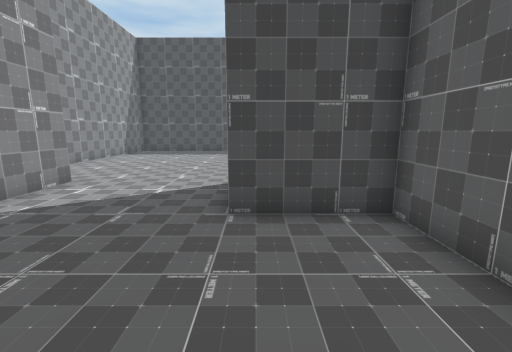
View 1 (above)

18 first-person views from a walk through a scene from a Unity 3-D project. The camera is 1.5 m above the floor, tilts 10° down and sees 90° across. The floor is counted in squares, 1 m on a side. Each view is taken from the middle of a square. On the plan, view 1 faces up. The plan holds only what a view shows up to about 13 squares ahead; the rest is blank. The place goes on beyond the plan. The player is left out. Some surface patterns are stand-ins.

View 2
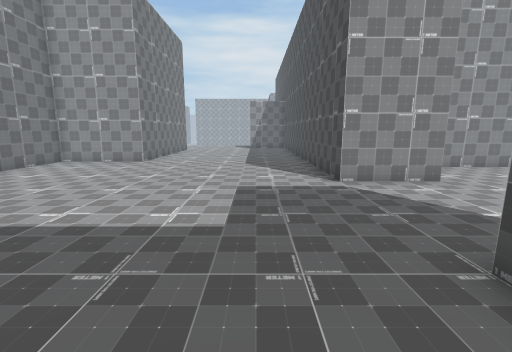

View 3
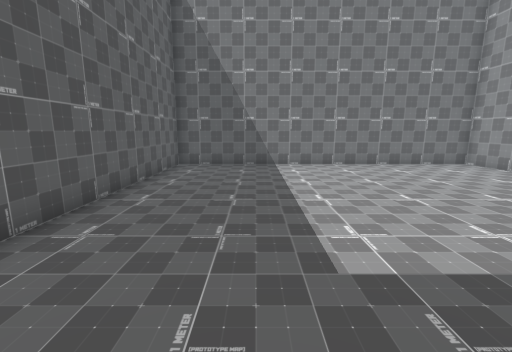

View 4
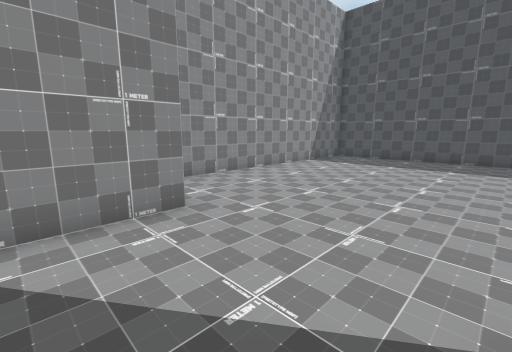

View 5
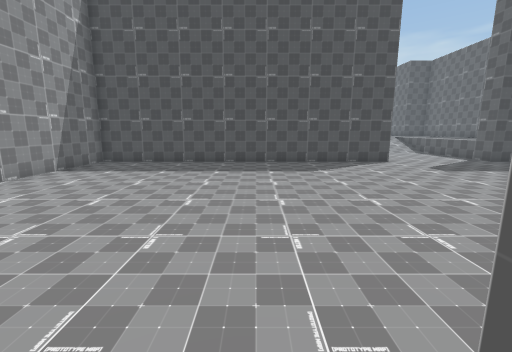

View 6
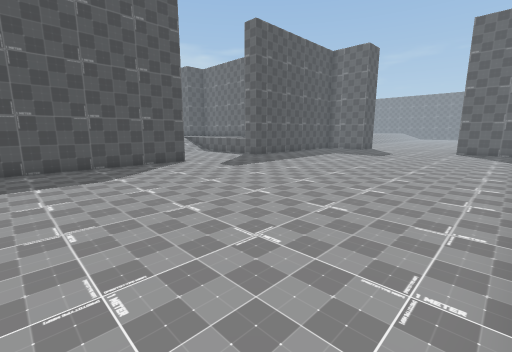

View 7
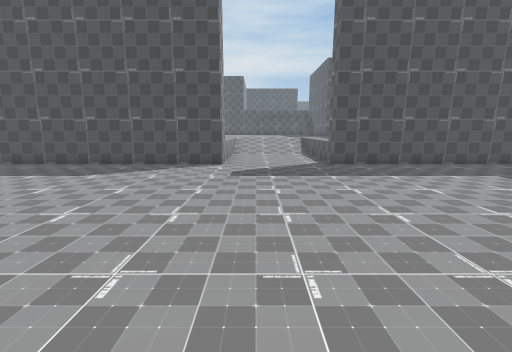

View 8
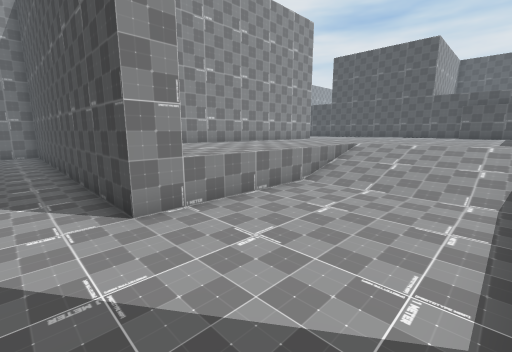

View 9
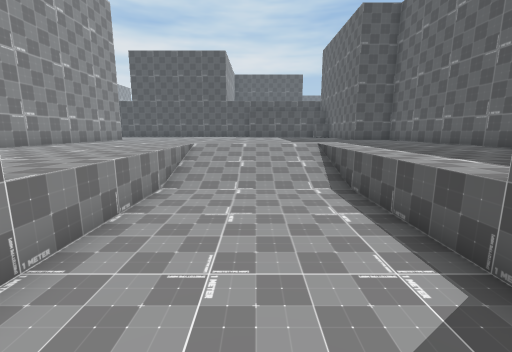

View 10
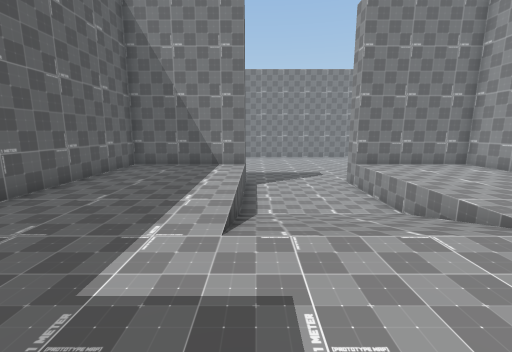

View 11
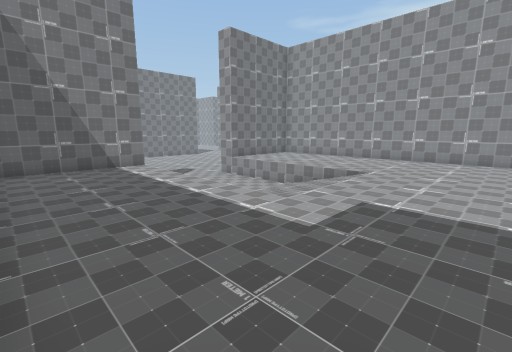

View 12
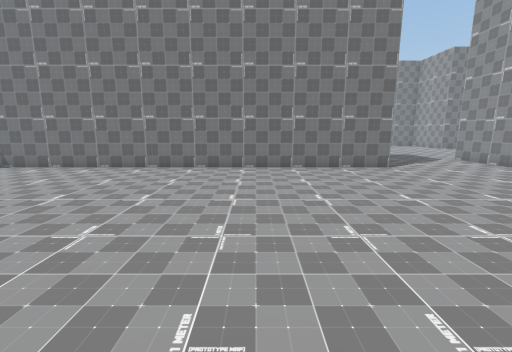

View 13
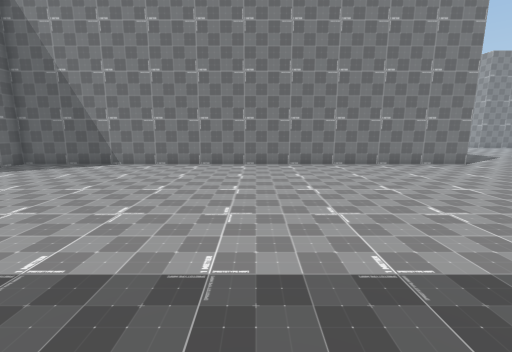

View 14
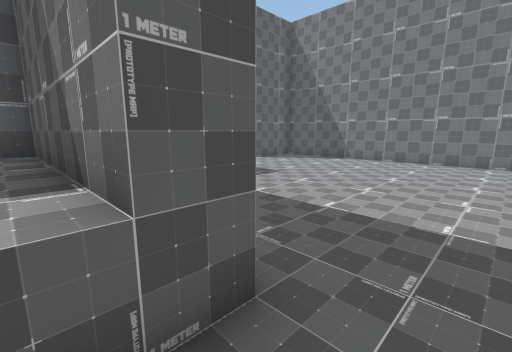

View 15
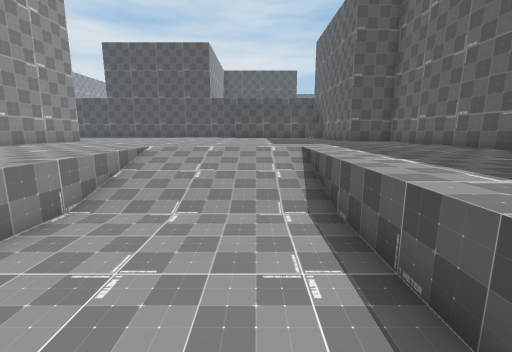

View 16
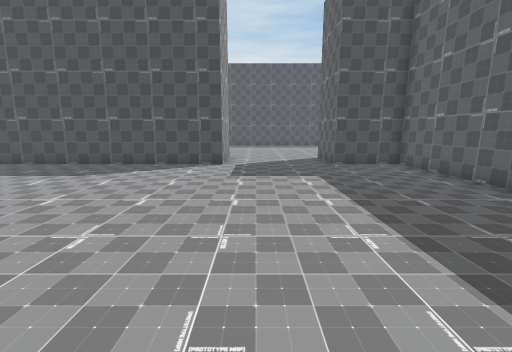

View 17
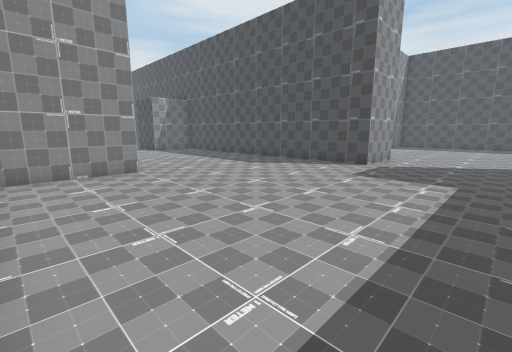

View 18
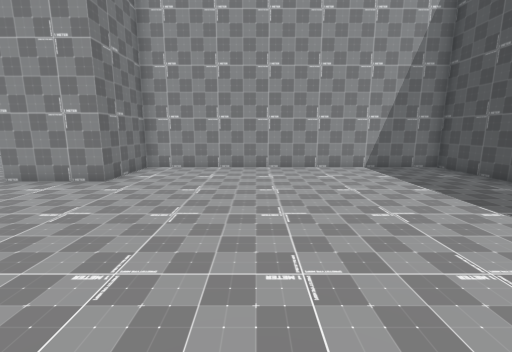

### Floor plan
Key: @ floor where view 1 was taken; # wall or solid block; . main floor; : floor 1 m higher than the main floor; / step, stairs or slope.
Columns run from 11 left of view 1 to 16 right of it. Each row starts with its distance up from view 1.
 32            #::::::::::::: :#
 31            #:::::::::::::::#
 30            #:::::::::::::::#
 29            #:::::::::::::::#
 28            #::::://///:::::#
 27            #::::://///:::::#
 26            #::::://///:::::#
 25            #::::://///:::::#
 24            #:::::.....:::::#
 23            #:::::.....:::::#
 22            #:::::.....:::::#
 21            #:::::.....:::::#
 20   ###############.....######
 19   #.........................
 18   #.........................
 17   #.........................
 16   #........................
 15   #........................
 14   #.........................
 13   #.........................
 12   #.........................
 11   #.........................
 10   #.........................
  9   #.........................
  8   #.........................
  7   ####.....#################
  6      #.....#
  5 ######.....####
  4 ..............#
  3 ..............#
  2 ..............#
  1 ..............#
  0 ...........@..#
 -1 ..............#
 -2 ..............#
 -3 ..............#
 -4 #.............#
 -5 #.............#
 -6 #.............#
 -7 #.............#
 -8 ###############

Where each view was taken, in squares from view 1:
view 1: 0 up, 0 right, facing up
view 2: 2 up, 2 right, facing left
view 3: 4 up, 1 left, facing down
view 4: 5 up, 1 left, facing up-left
view 5: 7 up, 1 left, facing up
view 6: 8 up, 1 left, facing up-right
view 7: 8 up, 7 right, facing up
view 8: 18 up, 10 right, facing up-left
view 9: 18 up, 8 right, facing up
view 10: 32 up, 10 right, facing down
view 11: 32 up, 15 right, facing down-left
view 12: 18 up, 5 right, facing down
view 13: 19 up, 9 right, facing down
view 14: 21 up, 9 right, facing down-right
view 15: 20 up, 9 right, facing up
view 16: 7 down, 4 left, facing up
view 17: 7 down, 1 left, facing up-left
view 18: 12 up, 2 right, facing left
